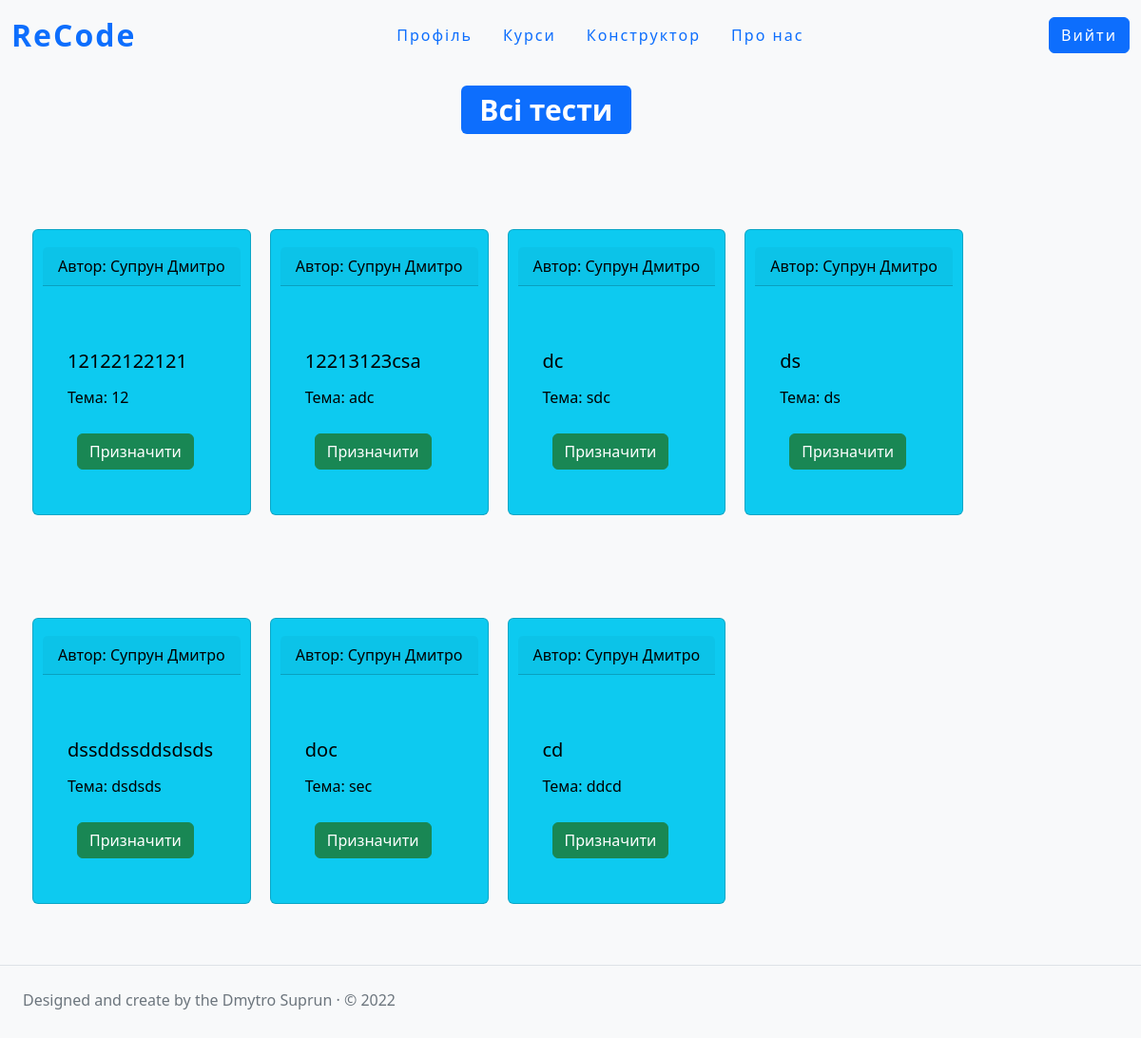
Page /course/kurs/assign/ (signed in) on the committed database.
### tests/models.py (models this page shows, shortened)
class TestsConfig(models.Model):
    name_test = models.CharField('Назва тесту', max_length=255)
    slug = models.SlugField('URL', max_length=255, unique=True, db_index=True, )
    theme_test = models.CharField('Опис тесту ', max_length=255)
    author_of_test = models.ForeignKey(User,on_delete=models.CASCADE, verbose_name='Автор тесту')
    max_test_result = models.FloatField('Максимальний бал тесту')
    create_func_template = models.BooleanField('Автоматичне створення шаблону функції', default=True)
    date_creating=models.DateField(auto_now_add=True)
    class Meta:
        ordering=['-pk']

### course/views.py (the view)
# urls.py: path('<slug:course_slug>/assign/', assign_test_on_course, name='assign_test'),
@login_required
def assign_test_on_course(request,course_slug):
    if get_role(request) != 'teacher':
        return HttpResponse('<h1 style="text-align:center;position:relative; top:10%;">Доступ заборонено!</h1>', status=403)
    this_course = get_object_or_404(CourseConfig,course_slug=course_slug)
    get_all_teachers_on_this_course = TeacherInCourse.objects.filter(course=this_course)
    all_teachers=[]
    test_queryset = []
    for teacherInCourse in get_all_teachers_on_this_course:
        try:
            tmp_user=User.objects.get(email=teacherInCourse.e_mail)
        except:
            continue
        all_teachers.append(tmp_user)
    for teacher in all_teachers:
        test_for_this_iteration_teacher = TestsConfig.objects.filter(author_of_test=teacher)
        test_queryset.append(test_for_this_iteration_teacher)
    assign_error = False
    if request.GET.get('error'):
        assign_error = True
    context={
        'type':get_role(request),
        'tests':test_queryset,
        'course':this_course,
        'errors':assign_error,
        'title':'Призначити тест',
        'test_who_assign_now':request.GET.get('test')
    }
    return render(request,'course/assign_test.html', context=context)

### staticPages/views.py (called while the page is built)
def get_role(req):
    if req.user.is_anonymous:
        return 'anonymous'
    elif len(TeacherInCourse.objects.filter(e_mail=req.user.email))==0:
        if len(StudentInCourse.objects.filter(e_mail=req.user.email))==0:
            return 'anonymousStudent'
        return 'student'
    return 'teacher'

### course/templates/course/assign_test.html (shortened to what this page needs)
{% extends "course/course-layout.html" %}
{%load static%}
{%block styles%}<link rel="stylesheet" href="{%static 'course/css/assign.css'%}">{%endblock%}
{%block content%}
    <h1><span class="badge bg-primary logo mt-3">Всі тести</span></h1>
    <div class="flex__container">
        {% for test_items in tests %}
            {% for test in test_items %}
                <div class="card text-bg-info mb-3" style="max-width: 18rem;">
                  <div class="card-header">Автор: {{test.author_of_test.first_name}} {{test.author_of_test.last_name}}</div>
                  <div class="card-body">
                     <h5 class="card-title">{{test.name_test}}</h5>
                     <p class="card-text ">Тема: {{test.theme_test}}</p>
                    <p class="card-text"><a class="btn btn-success" href="{% url 'assign_complete' course.course_slug test.slug %}">Призначити</a>
                    </p>
                  </div>
                </div>
            {%endfor%}
        {%endfor%}
    </div>
{%endblock%}

### course/static/course/css/assign.css (style rules this page uses)
.flex__container { display: flex; flex-wrap:wrap; }
.flex__container * { margin: 8% 10px; }
.logo { position:relative; left:40%; }

### rows in the picture
TestsConfig: author_of_test.first_name "Супрун", author_of_test.last_name "Дмитро", name_test "12122122121", theme_test "12"
TestsConfig: author_of_test.first_name "Супрун", author_of_test.last_name "Дмитро", name_test "12213123csa", theme_test "adc"
TestsConfig: author_of_test.first_name "Супрун", author_of_test.last_name "Дмитро", name_test "dc", theme_test "sdc"
TestsConfig: author_of_test.first_name "Супрун", author_of_test.last_name "Дмитро", name_test "ds", theme_test "ds"
TestsConfig: author_of_test.first_name "Супрун", author_of_test.last_name "Дмитро", name_test "dssddssddsdsds", theme_test "dsdsds"
TestsConfig: author_of_test.first_name "Супрун", author_of_test.last_name "Дмитро", name_test "doc", theme_test "sec"
TestsConfig: author_of_test.first_name "Супрун", author_of_test.last_name "Дмитро", name_test "cd", theme_test "ddcd"
